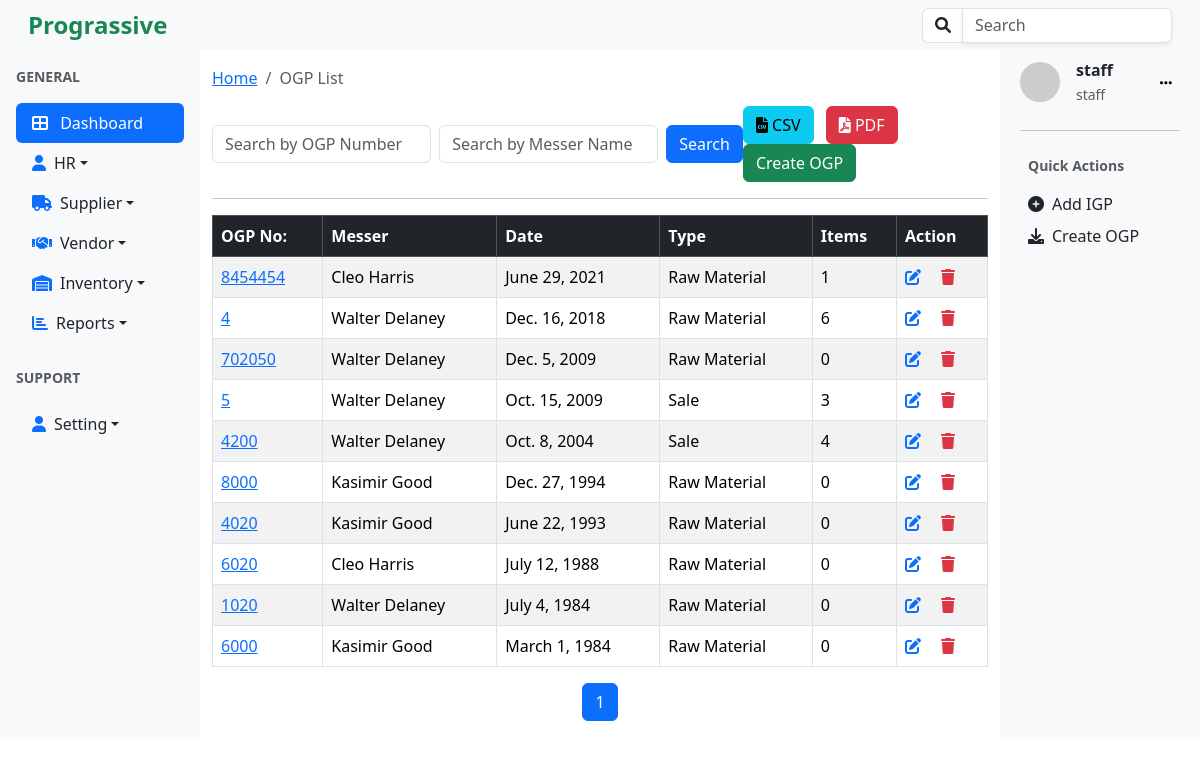
The page /ogp/list/ (signed in) on the database its author committed.
### ogp/models.py (models this page shows, shortened)
class OGP(models.Model):
    ogp_number = models.CharField(max_length=20, unique=True)
    messer = models.ForeignKey(Vendor, on_delete=models.CASCADE)
    date = models.DateField(default=timezone.now)
    vehicle_number = models.CharField(max_length=20, blank=True, null=True)
    vehicle_type = models.CharField(max_length=50, blank=True, null=True)
    driver_name = models.CharField(max_length=50, blank=True, null=True)
    driver_contact = models.CharField(max_length=15, blank=True, null=True)
    category = models.ForeignKey(Category, on_delete=models.CASCADE)
    address = models.CharField(max_length=100, null=False, blank=False)
    created_by = models.ForeignKey(User, on_delete=models.CASCADE, null=True, blank=True)
    created_at = models.DateTimeField(auto_now_add=True, null=True, blank=True )
    updated_at = models.DateTimeField(auto_now=True, null=True, blank=True)

### vendor/models.py (models this page shows)
class Vendor(models.Model):
    name=models.CharField(max_length=20, blank=False, unique=True)
    phone=models.CharField(max_length=15)
    address =models.CharField(max_length=100, blank=True, null=True)
    def __str__(self):
        return self.name

### categories/models.py (models this page shows)
class Category(models.Model):
    name=models.CharField(max_length=30, null=False, blank=False, unique=True)
    description = models.TextField(null=True, blank=True)
    def __str__(self):
        return self.name

### accounts/models.py (models this page shows, shortened)
class User(AbstractUser):
    role = models.ForeignKey(Role, on_delete=models.SET_NULL, null=True, blank=True)

class Role(models.Model):
    ADMIN = 'admin'
    HR = 'hr'
    STAFF = 'staff'
    ROLE_CHOICES = [
        (ADMIN, 'Admin'),
        (HR, 'HR'),
        (STAFF, 'Staff'),
    ]
    name = models.CharField(max_length=50, choices=ROLE_CHOICES, default=STAFF)
    description = models.TextField(blank=True)
    def __str__(self):
        return self.name

### utils/decorators.py (the view, shortened to what this page needs)
        def _wrapped_view(request, *args, **kwargs):
            return view_func(request, *args, **kwargs)

### ogp/views.py (called while the page is built)
@login_required
@role_required('staff','hr','admin')
def ogp_list(request):
    filters = {
        'ogp_number':'ogp_number',
        'messer__name':'messer',
    }
    ogp_list, search_params = search_and_paginate(
        request,
        model = OGP,
        filters=filters,
        ordering='-date',
        per_page=10,
    )
    return render(request, 'ogp_list.html',{
        'ogp_list':ogp_list,
        'search_params':search_params,
        'search_active':bool(search_params),
    })

### utils/helpers.py (called while the page is built)
def search_and_paginate(request, model, filters=None, ordering=None, per_page=10):
    query = Q()
    search_params = {}
    if filters:
        for field, value in filters.items():
            search_value = request.GET.get(value, '').strip()
            if search_value:
                query &= Q(**{f"{field}__icontains": search_value})
                search_params[value] = search_value
    queryset = model.objects.filter(query).order_by(ordering if ordering else '-id')
    paginator = Paginator(queryset, per_page)
    page_number = request.GET.get('page')
    paginated_queryset = paginator.get_page(page_number)
    return paginated_queryset, search_params

### ogp/templates/ogp_list.html (shortened to what this page needs)
{% extends 'base.html' %}
{% block content %}
<nav aria-label="breadcrumb" class="my-3">
  <ol class="breadcrumb">
    <li class="breadcrumb-item"><a href="#">Home</a></li>
    <li class="breadcrumb-item active" aria-current="page">OGP List</li>
  </ol>
</nav>
<div class="d-flex justify-content-between align-items-center mb-3">
    <form class="d-flex" method="GET" action="{% url 'ogp_list' %}">
        <input type="text" name="ogp_number" class="form-control me-2" placeholder="Search by OGP Number" value="{{ request.GET.ogp_number|default_if_none:'' }}">
        <input type="text" name="messer" class="form-control me-2" placeholder="Search by Messer Name" value="{{ request.GET.messer|default_if_none:'' }}">
        <button type="submit" class="btn btn-primary">Search</button>
    </form>
    <div>
        <a href="{% url 'export_ogp_csv' %}" class="btn btn-info me-2" title="Export CSV">
            <i class="fa fa-file-csv"></i> CSV
        </a>
        <a href="{% url 'export_ogp_pdf' %}" class="btn btn-danger me-2" title="Export PDF">
            <i class="fa fa-file-pdf"></i> PDF
        </a>
    <a href="{% url 'create_ogp' %}" class="btn btn-success">Create OGP</a>
    </div>
</div>
<hr />
<div class="table-responsive">
    <table class="table table-bordered table-striped table-hover">
        <thead class="table-dark">
            <tr>
                <th scope="col">OGP No:</th>
                <th scope="col">Messer</th>
                <th scope="col">Date</th>
                <th scope="col">Type</th>
                <th scope="col">Items</th>
                <th scope="col">Action</th>
            </tr>
        </thead>
        <tbody>
            {% for ogp in ogp_list %}
                <tr>
                    <td><a href="{% url 'ogp_item_list' ogp.ogp_number %}" >
                        {{ ogp.ogp_number }} </a></td>
                    <td>{{ ogp.messer }}</td>
                    <td>{{ ogp.date }}</td>
                    <td>{{ ogp.category }}</td>
                    <td>
                        {{ ogp.items.count }}
                  </td>
                    <td>
                        <a href="{% url 'update_ogp' ogp.id %}" class="text-primary" title="Edit"><i class="fa fa-edit"></i></a>
                        <a href="{% url 'delete_ogp' ogp.id %}" class="text-danger ms-3" title="Delete"><i class="fa fa-trash"></i></a>
                    </td>
                </tr>
            {% endfor %}
        </tbody>
    </table>
</div>
<div class="d-flex justify-content-center">
  <nav aria-label="Page navigation">
      <ul class="pagination">
          {% for num in ogp_list.paginator.page_range %}
          <li class="page-item {% if num == ogp_list.number %}active{% endif %}">
              <a class="page-link" href="?page={{ num }}">{{ num }}</a>
          </li>
          {% endfor %}
      </ul>
  </nav>
</div>
{% endblock %}

### templates/right_sidebar.html (shortened to what this page needs)
<div class=" bg-light p-2">
  <div class="d-flex align-items-center mb-4 ml-2">
    <img
      src="https://ui-avatars.com/api/?name={{user.username}}"
      alt="User Avatar"
      class="rounded-circle me-3"
      width="40"
    />
    <div>
      <p class="mb-0 fw-bold">{{user.username}}</p>
      <small class="text-muted">{{user.role}}</small>
    </div>
    <div class="dropdown ms-auto">
    <button class="btn btn-light btn-sm ms-auto "  id="dropdownMenuButton" data-bs-toggle="dropdown" aria-expanded="false" style="box-shadow: none; border:1px;">
      <i class="fa fa-ellipsis-h"></i>
    </button>
</div>
  </div>
  <hr />
  <div class="mb-4 p-2">
    <p class="text-muted small fw-bold">Quick Actions</p>
    <ul class="list-unstyled">
      <li class="mb-2">
        <a href="{% url 'create_igp'%}" class="d-flex align-items-center text-dark text-decoration-none">
          <i class="fa fa-plus-circle me-2"></i> Add IGP
        </a>
      </li>
      <li>
        <a href="#" class="d-flex align-items-center text-dark text-decoration-none">
          <i class="fa fa-download me-2"></i> Create OGP
        </a>
      </li>
    </ul>
  </div>
</div>

### rows shown on the page
OGP: ogp_number "8454454", messer "Cleo Harris", date "June 29, 2021", category "Raw Material", items.count "1"
OGP: ogp_number "4", messer "Walter Delaney", date "Dec. 16, 2018", category "Raw Material", items.count "6"
OGP: ogp_number "702050", messer "Walter Delaney", date "Dec. 5, 2009", category "Raw Material", items.count "0"
OGP: ogp_number "5", messer "Walter Delaney", date "Oct. 15, 2009", category "Sale", items.count "3"
OGP: ogp_number "4200", messer "Walter Delaney", date "Oct. 8, 2004", category "Sale", items.count "4"
OGP: ogp_number "8000", messer "Kasimir Good", date "Dec. 27, 1994", category "Raw Material", items.count "0"
OGP: ogp_number "4020", messer "Kasimir Good", date "June 22, 1993", category "Raw Material", items.count "0"
OGP: ogp_number "6020", messer "Cleo Harris", date "July 12, 1988", category "Raw Material", items.count "0"
OGP: ogp_number "1020", messer "Walter Delaney", date "July 4, 1984", category "Raw Material", items.count "0"
OGP: ogp_number "6000", messer "Kasimir Good", date "March 1, 1984", category "Raw Material", items.count "0"
User: username "staff", role "staff"

### other values the page prints
{{ num }} "1"
